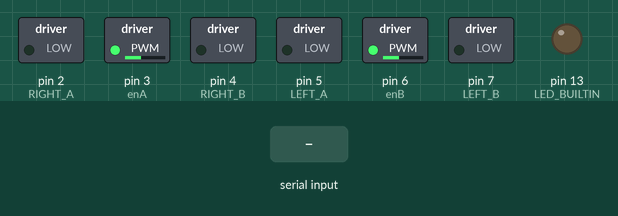
Recording of a sketch running on a simulated Arduino Uno, built with avr-gcc and run on an emulated ATmega328P. Shown: switched loads named in the sketch (green lamp = pin HIGH), output pins drawn as LEDs (lit = HIGH). Inputs (shaded band) come from the test bench.

Above: at 1.2 s.
1.3 s: "w" received over the second serial link
At 2.5 s:
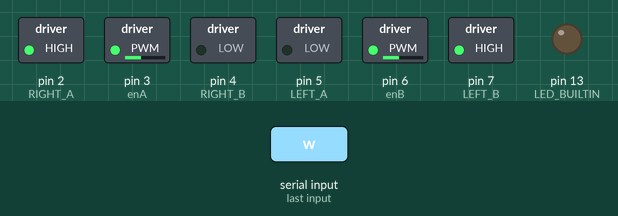
2.8 s: "s" received over the second serial link
At 3.9 s:
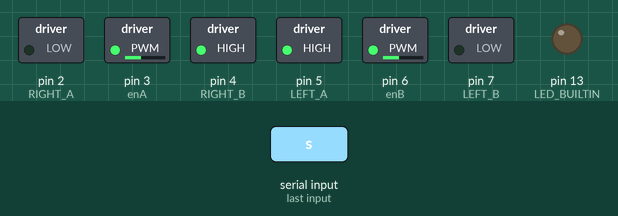
4.3 s: "d" received over the second serial link
At 5.0 s:
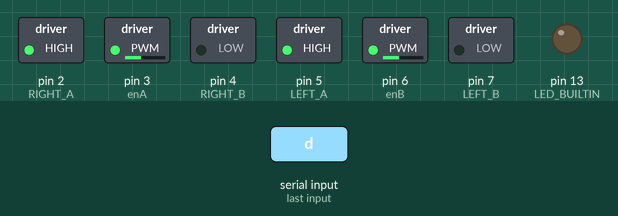
5.8 s: "a" received over the second serial link
At 6.1 s:
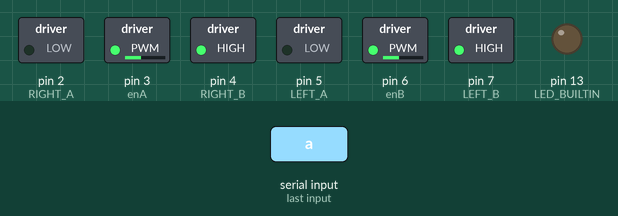
Timing chart, 0 to 8.3 s (numbered marks = the images above; inputs shaded):
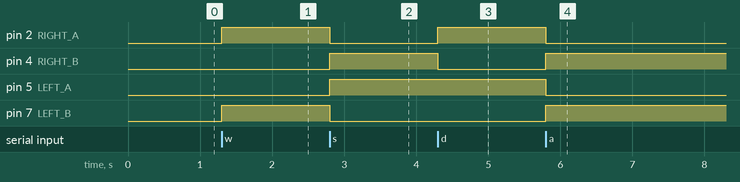

Measured:
- after the input at 1.3 s, pin 2 (RIGHT_A), pin 7 (LEFT_B): LOW → HIGH at once
- after the input at 2.8 s, pin 2 (RIGHT_A), pin 7 (LEFT_B): HIGH → LOW at once; pin 4 (RIGHT_B), pin 5 (LEFT_A): LOW → HIGH at once
- after the input at 4.3 s, pin 2 (RIGHT_A): LOW → HIGH at once; pin 4 (RIGHT_B): HIGH → LOW at once
- after the input at 5.8 s, pin 2 (RIGHT_A), pin 5 (LEFT_A): HIGH → LOW at once; pin 4 (RIGHT_B), pin 7 (LEFT_B): LOW → HIGH at once

The sketch:

pc_controlled_bot_via_bluetooth.ino
```cpp
#include <SoftwareSerial.h>
SoftwareSerial BT(0,1);//remove these two jumper wires before uploading the code
# define LEFT_A 5
# define LEFT_B 7
# define RIGHT_A 2
# define RIGHT_B 4
# define enA 3 //pwm pins to control speed of the motor
#define enB 6
int i=100;
void setup()
{pinMode(LED_BUILTIN, OUTPUT);
    pinMode(enA, OUTPUT);
  pinMode(enB, OUTPUT);
  pinMode(LEFT_A,OUTPUT);
  pinMode(LEFT_B,OUTPUT);
  pinMode(RIGHT_A,OUTPUT);
  pinMode(RIGHT_B,OUTPUT);

  BT.begin(9600);

  BT.println("Hello from Arduino");
  analogWrite(enB, 100);analogWrite(enA, 100);
}
char a;
void loop()
{


  if (BT.available())
  // if text arrived in from BT serial...
  {
    a=(BT.read());
    if (a=='w')
    {analogWrite(enB, i);analogWrite(enA, i);
     forward();
    }
    if (a=='s')
    {analogWrite(enB, i);analogWrite(enA, i);
      backward();
    }
    if (a=='d')
    {analogWrite(enB, 100);analogWrite(enA, 100);
right();
    }
    if (a=='a')
    {analogWrite(enB, 100);analogWrite(enA, 100);
left();
    }
    if (a==' ')
    {analogWrite(enB, 100);analogWrite(enA, 100);
stop();
    }
if (a=='j')
    {
  if(i>100)
 {
  i=i-10;
  analogWrite(enB,i);analogWrite(enA, i);
  }
    }
if (a=='l')
    {
if(i<250)
  {
    i=i+10;
analogWrite(enB, i);analogWrite(enA, i);
  }
    }
  }
}
void forward()//making a robot car move forward
{
  digitalWrite(LEFT_A,LOW);
  digitalWrite(LEFT_B,HIGH);
  digitalWrite(RIGHT_A,HIGH);
  digitalWrite(RIGHT_B,LOW);
}

void backward()//making a robot car moce backward
{
  digitalWrite(LEFT_A,HIGH);
  digitalWrite(LEFT_B,LOW);
  digitalWrite(RIGHT_A,LOW);
  digitalWrite(RIGHT_B,HIGH);
}

void left()//making my robot car rotate left direction
{
  digitalWrite(LEFT_A,LOW);
  digitalWrite(LEFT_B,HIGH);
  digitalWrite(RIGHT_A,LOW);
  digitalWrite(RIGHT_B,HIGH);
}
void right ()//making my robot car rotate in right direction
{
  digitalWrite(LEFT_A,HIGH);
  digitalWrite(LEFT_B,LOW);
  digitalWrite(RIGHT_A,HIGH);
  digitalWrite(RIGHT_B,LOW);
}
void stop()//to stop the robot from moving
{analogWrite(enB, 100);analogWrite(enA, 100);
  digitalWrite(LEFT_A,LOW);
  digitalWrite(LEFT_B,LOW);
  digitalWrite(RIGHT_A,LOW);
  digitalWrite(RIGHT_B,LOW);
}
```
